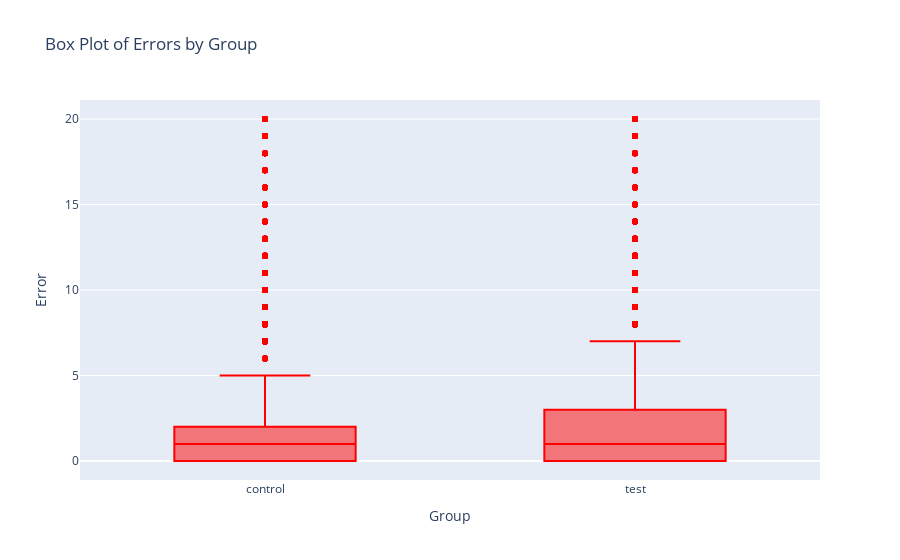

The code cell stored with this chart in its notebook:
### Code cell
import plotly.express as px

# Ensure "control" appears first by sorting the data
filtered_data['variation'] = pd.Categorical(
    filtered_data['variation'], 
    categories=['control'] + [cat for cat in filtered_data['variation'].unique() if cat != 'control'],
    ordered=True
)
filtered_data = filtered_data.sort_values('variation')

# Create the Plotly box plot
fig = px.box(
    filtered_data, 
    x='variation', 
    y='error_count', 
    color_discrete_sequence=['red'],  # Set box color to red
    title='Box Plot of Errors by Group',
    labels={'variation': 'Group', 'error_count': 'Error'}  # Axis labels
)

# Show the plot
fig.show()

### Figure 1 — Plotly figure (JSON) as saved in the notebook; plotly's stock layout.template omitted (floating-point values rounded to 4 significant figures; data arrays with more than 128 entries replaced by an {"elided": "..."} marker saying what was removed)
{"data": [{"alignmentgroup": "True", "hovertemplate": "Group=%{x}<br>Error=%{y}<extra></extra>", "legendgroup": "", "marker": {"color": "red"}, "name": "", "notched": false, "offsetgroup": "", "orientation": "v", "showlegend": false, "type": "box", "x": {"elided": "49817 str values"}, "x0": " ", "xaxis": "x", "y": {"elided": "49817 int values"}, "y0": " ", "yaxis": "y"}], "layout": {"boxmode": "group", "legend": {"tracegroupgap": 0}, "title": {"text": "Box Plot of Errors by Group"}, "xaxis": {"anchor": "y", "domain": [0, 1], "title": {"text": "Group"}}, "yaxis": {"anchor": "x", "domain": [0, 1], "title": {"text": "Error"}}}}
